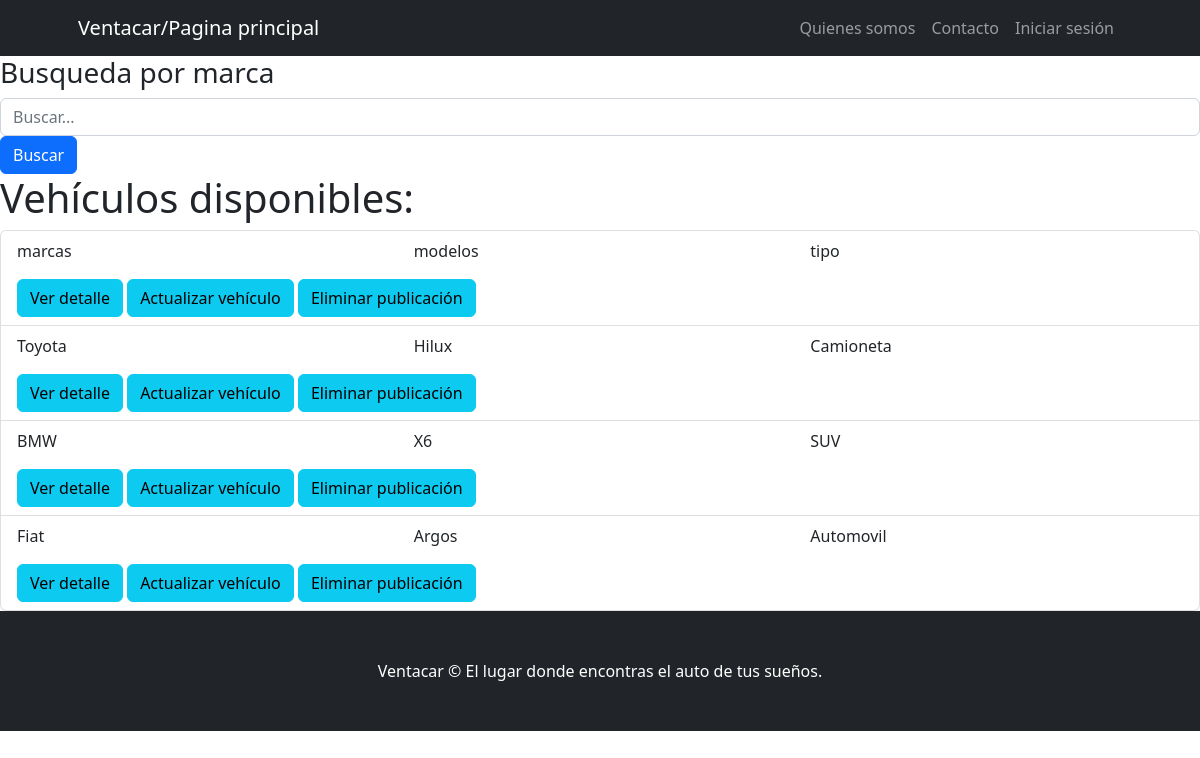
Before: /vehiculos/lista/vehiculos with the older database file.
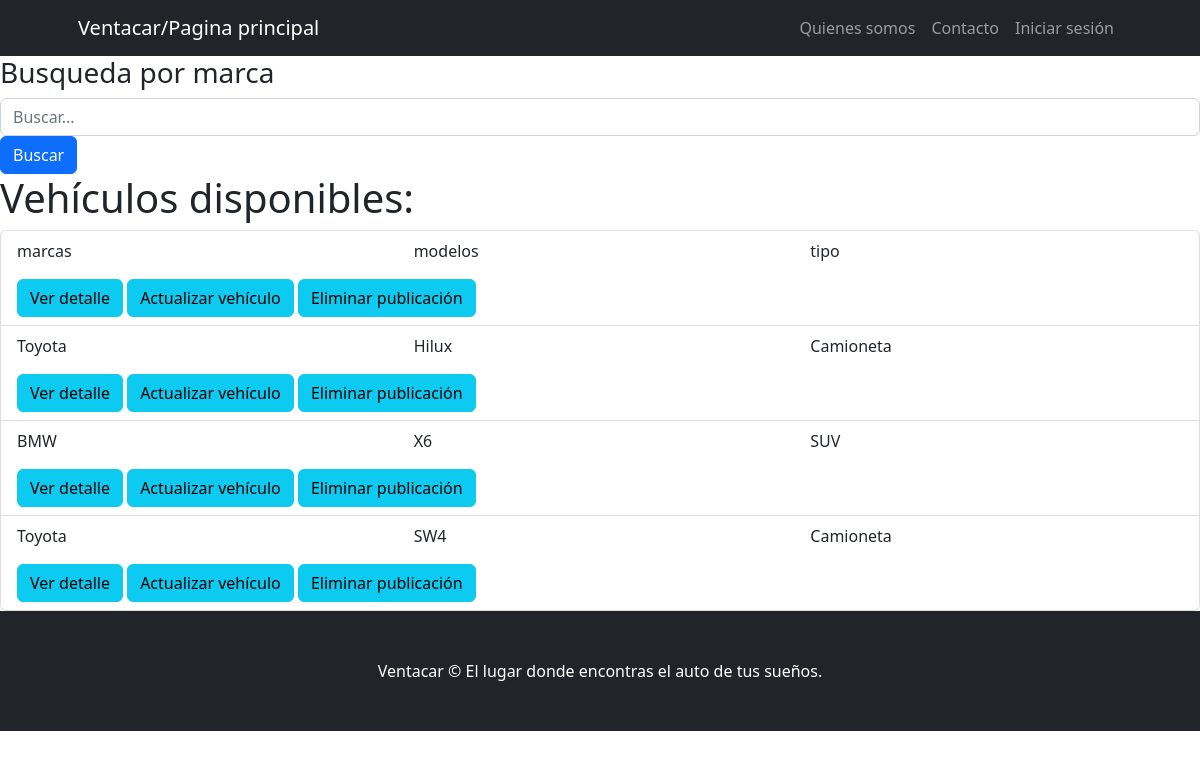
After: the same page with the newer database file.
### vehiculos/models.py (models this page shows, shortened)
class Ver_vehiculos(models.Model):
    tipo = models.CharField(max_length=30)
    modelos = models.CharField(max_length=30)
    marcas = models.CharField(max_length=30)
    valor_dolares = models.DecimalField(max_digits=10, decimal_places=2, null = True)
    descripcion = models.CharField(max_length=400, null=True)
    class Meta:
        verbose_name = "Ver Vehículo"
        verbose_name_plural = "Ver Vehículos"

### vehiculos/views.py (the view)
# urls.py: path("lista/vehiculos", Ver_vehiculosList.as_view(), name = "lista_vehiculos"),
class Ver_vehiculosList(ListView):
    model = Ver_vehiculos
    context_object_name = "vehiculos"
    template_name = "vehiculos/lista_vehiculos.html"
    def get_queryset(self) -> QuerySet[Any]:
        queryset = super().get_queryset()
        busqueda = self.request.GET.get("busqueda")
        if busqueda:
            queryset = Ver_vehiculos.objects.filter(marcas__icontains=busqueda)
        return queryset

### vehiculos/templates/vehiculos/lista_vehiculos.html (shortened to what this page needs)
{% extends 'core/base.html' %}
{% block content %}
<h3>Busqueda por marca</h3>
<form class="form-inline" action="{% url 'vehiculos:lista_vehiculos' %}" method="get">
    <div class="form-group">
        <input type="text" class="form-control" name="busqueda" placeholder="Buscar...">
    </div>
    <button type="submit" class="btn btn-primary">Buscar</button>
</form>
<h1>Vehículos disponibles:</h1>
<ul class="list-group">
    {% for vehiculo in vehiculos %}
    <li class="list-group-item">
        <div class="row">
            <div class="col-md-4">
                <p>{{ vehiculo.marcas }}</p>
            </div>
            <div class="col-md-4">
                <p>{{ vehiculo.modelos }}</p>
            </div>
            <div class="col-md-4">
                <p>{{ vehiculo.tipo }}</p>
            </div>
        </div>
        <a href="{% url 'vehiculos:detalle_vehiculo' vehiculo.id %}" class="btn btn-info">Ver detalle</a>
        <a href="{% url 'vehiculos:editar_vehiculo' vehiculo.id %}" class="btn btn-info">Actualizar vehículo</a>
        <a href="{% url 'vehiculos:eliminar_vehiculo' vehiculo.id %}" class="btn btn-info">Eliminar publicación</a>
    </li>
    {% endfor %}
</ul>
{% endblock content %}

Changed rows visible on the page:
removed Ver_vehiculos: marcas "Fiat", modelos "Argos", tipo "Automovil"
added Ver_vehiculos: marcas "Toyota", modelos "SW4", tipo "Camioneta"
